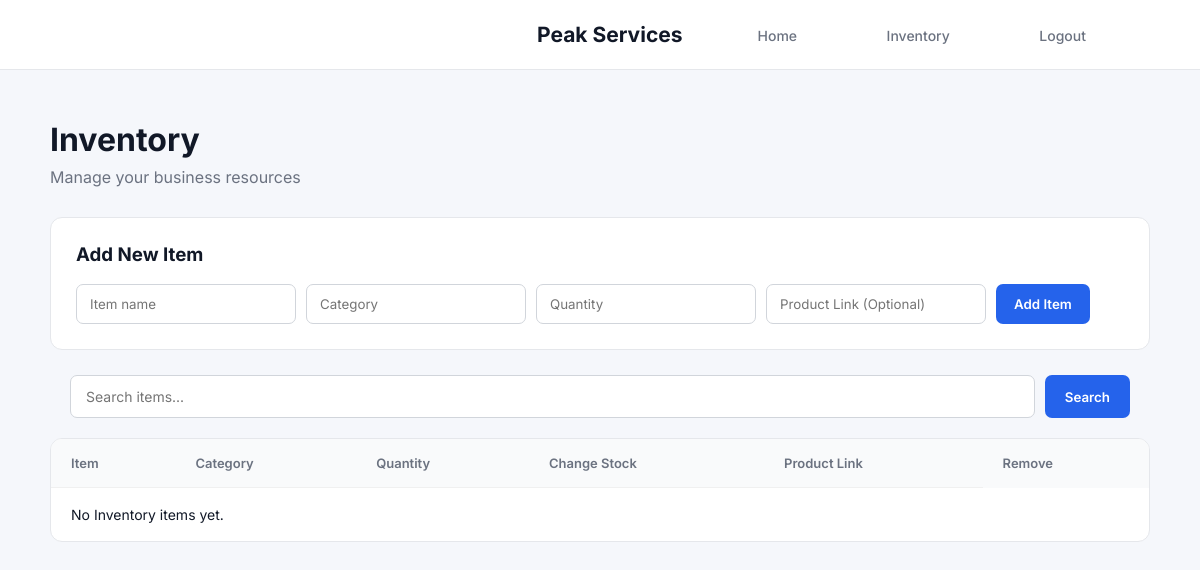
The app's page /inventory/, older data.
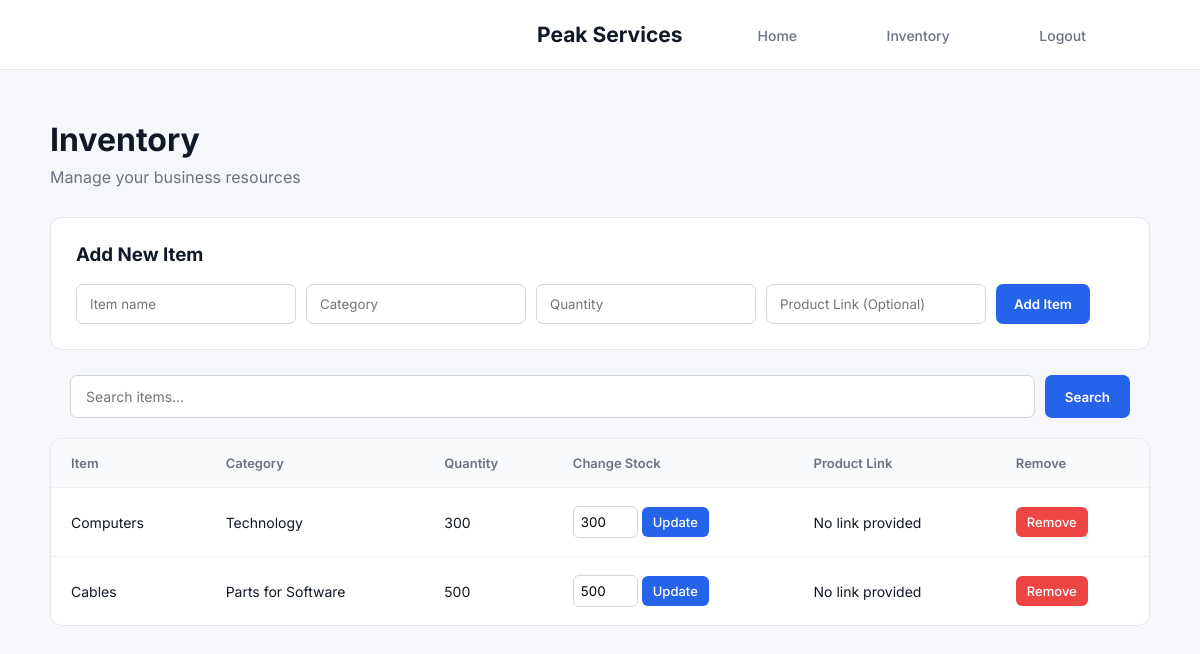
The same page, newer data.
### main/models.py (models this page shows, shortened)
class InventoryItem(models.Model):
    name = models.CharField(max_length=100)
    category = models.CharField(max_length=100)
    quantity = models.IntegerField(default=0)
    product_link = models.URLField(blank=True)

### main/views.py (the view)
# urls.py: path('inventory/', views.inventory, name='inventory'),
def inventory(request):
    search = request.GET.get('search', '')
    items = InventoryItem.objects.all()
    if search:
        items = items.filter(name__icontains=search)
    return render(request, 'main/inventory.html', {
        'items': items,
        'search': search
    })

### main/templates/main/inventory.html (shortened to what this page needs)
{% load static %}
<!DOCTYPE html>
<html lang="en" xmlns="http://www.w3.org/1999/xhtml">
<head>
    <link href="{% static 'main/style.css' %}" rel="stylesheet" />
</head>
<body class="inventory-page">
    <nav class="all-nav">
        <h2>Peak Services</h2>
        <div>
            <a href="{% url 'home' %}">Home</a>
            <a href="{% url 'inventory' %}">Inventory</a>
            <a href="{% url 'logout' %}">Logout</a>
        </div>
    </nav>
    <div class="inventory-container">
        <div class="inventory-header">
            <div>
                <h1>Inventory</h1>
                <p>Manage your business resources</p>
            </div>
        </div>
        <div class="inventory-add">
            <h3>Add New Item</h3>
            <form method="POST" action="{% url 'add_item' %}">
                <input type="text"
                       name="name"
                       placeholder="Item name"
                       required/>
                <input type="text"
                       name="category"
                       placeholder="Category"
                       required/>
                <input type="number"
                       name="quantity"
                       placeholder="Quantity"
                       required/>
                <input type="url"
                       name="product_link"
                       placeholder="Product Link (Optional)"
                       />
                <button type="submit" class="inventory-add-button">
                    Add Item
                </button>
            </form>
        </div>
           <form method="GET" class="inventory-search">
                    <input type="text"
                           name="search"
                           placeholder="Search items..."
                           value="{{ search }}"/>
                    <button type="submit">Search</button>
                </form>
        <div class="inventory-card">
            <table class="inventory-table">
                <thead>
                    <tr>
                        <th>Item</th>
                        <th>Category</th>
                        <th>Quantity</th>
                        <th>
                            Change Stock
                        </th>
                        <th>Product Link</th>
                        <th>Remove</th>
                    </tr>
                </thead>
                <tbody>
                    {% for item in items %}
                    <tr>
                        <td>{{ item.name }}</td>
                        <td>{{ item.category }}</td>
                        <td>{{ item.quantity }}</td>
                        <td>
                            <form method="POST" action="{% url 'update_stock' item.id %}">
                                <input type="number"
                                       name="quantity"
                                       value="{{ item.quantity }}"
                                       min="0" >
                                <button type="submit"> Update </button>
                            </form>
                        </td>
                        <td>
                            {% if item.product_link %}
                                <a href="{{ item.product_link }}" target="_blank">View Product</a>
                            {% else %}
                                No link provided
                            {% endif %}
                        <td>
                            <form method="POST" action="{% url 'delete_item' item.id %}">
                                <button type="submit" class="inventory-delete-button">
                                    Remove
                                </button>
                                </form>
                        </td>
                    </tr>
                    {% empty %}
                    <tr>
                        <td colspan="5">
                            No Inventory items yet.
                        </td>
                    </tr>
                    {% endfor %}
                </tbody>
            </table>
        </div>
    </div>
</body>
</html>

Row changes from the older to the newer data that the page shows:
added InventoryItem: name "Computers", category "Technology", quantity "300", product_link "No link provided"
added InventoryItem: name "Cables", category "Parts for Software", quantity "500", product_link "No link provided"
Text that changed along with them:
text no longer shown: "No Inventory items yet."
